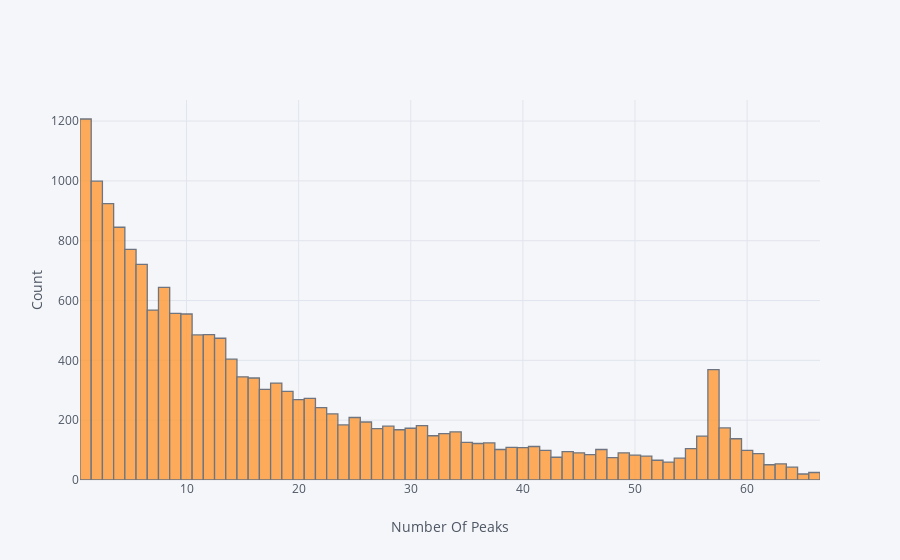

Source (notebook cell):
### Markdown cell above
##### Next I users with less than 2 climbs.  This is mainly to keep the dataset size manageable for my desktop.

### Code cell
#user_counts = df_14ers.groupby('UserId').agg('count').sort_values('NumClimbs')
#v = df_14ers['UserId'].apply(pd.to_numeric)
user_counts = df_14ers.UserId.value_counts()
#print(v)
user_counts.iplot(kind='hist',xTitle='Number Of Peaks',yTitle='Count')#climb_counts['UserId'].iplot(kind='bar',xTitle='Peak Name',yTitle='Logged Ascents')
gooduids = user_counts[user_counts >2].index.to_list()
df_14ers = df_14ers[df_14ers['UserId'].isin(gooduids)]

#len(df_14ers_trunc)
#len(user_counts[user_counts['Username']>3])
#dropnames = climb_counts[climb_counts['NumClimbs']<300].index.tolist()
#df_14ers = df_14ers[df_14ers['PeakName'].apply(lambda x: x not in dropnames)]
#df_14ers[df_14ers['NewUserId']==4].head(40)

### Figure 1 — Plotly figure (JSON) as saved in the notebook; plotly's stock layout.template omitted (floating-point values rounded to 4 significant figures; data arrays with more than 128 entries replaced by an {"elided": "..."} marker saying what was removed)
{"data": [{"histfunc": "count", "histnorm": "", "marker": {"color": "rgba(255, 153, 51, 1.0)", "line": {"color": "#4D5663", "width": 1.3}}, "name": "UserId", "opacity": 0.8, "orientation": "v", "type": "histogram", "uid": "8f8149a8-f2ed-47c0-8942-31b74315c394", "x": {"elided": "17372 int values"}}], "layout": {"barmode": "overlay", "legend": {"bgcolor": "#F5F6F9", "font": {"color": "#4D5663"}}, "paper_bgcolor": "#F5F6F9", "plot_bgcolor": "#F5F6F9", "title": {"font": {"color": "#4D5663"}}, "xaxis": {"gridcolor": "#E1E5ED", "showgrid": true, "tickfont": {"color": "#4D5663"}, "title": {"font": {"color": "#4D5663"}, "text": "Number Of Peaks"}, "zerolinecolor": "#E1E5ED"}, "yaxis": {"gridcolor": "#E1E5ED", "showgrid": true, "tickfont": {"color": "#4D5663"}, "title": {"font": {"color": "#4D5663"}, "text": "Count"}, "zerolinecolor": "#E1E5ED"}}}
